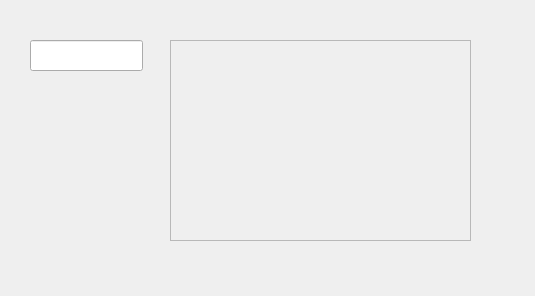
<?xml version="1.0" encoding="UTF-8"?>
<ui version="4.0">
 <class>pMessage</class>
 <widget class="QWidget" name="pMessage">
  <property name="geometry">
   <rect>
    <x>0</x>
    <y>0</y>
    <width>535</width>
    <height>296</height>
   </rect>
  </property>
  <property name="windowTitle">
   <string>Form</string>
  </property>
  <widget class="QLineEdit" name="pName">
   <property name="geometry">
    <rect>
     <x>30</x>
     <y>40</y>
     <width>113</width>
     <height>31</height>
    </rect>
   </property>
  </widget>
  <widget class="QScrollArea" name="pMessageContent">
   <property name="geometry">
    <rect>
     <x>170</x>
     <y>40</y>
     <width>301</width>
     <height>201</height>
    </rect>
   </property>
   <property name="widgetResizable">
    <bool>true</bool>
   </property>
   <widget class="QWidget" name="scrollAreaWidgetContents">
    <property name="geometry">
     <rect>
      <x>0</x>
      <y>0</y>
      <width>299</width>
      <height>199</height>
     </rect>
    </property>
   </widget>
  </widget>
 </widget>
 <resources/>
 <connections/>
</ui>
